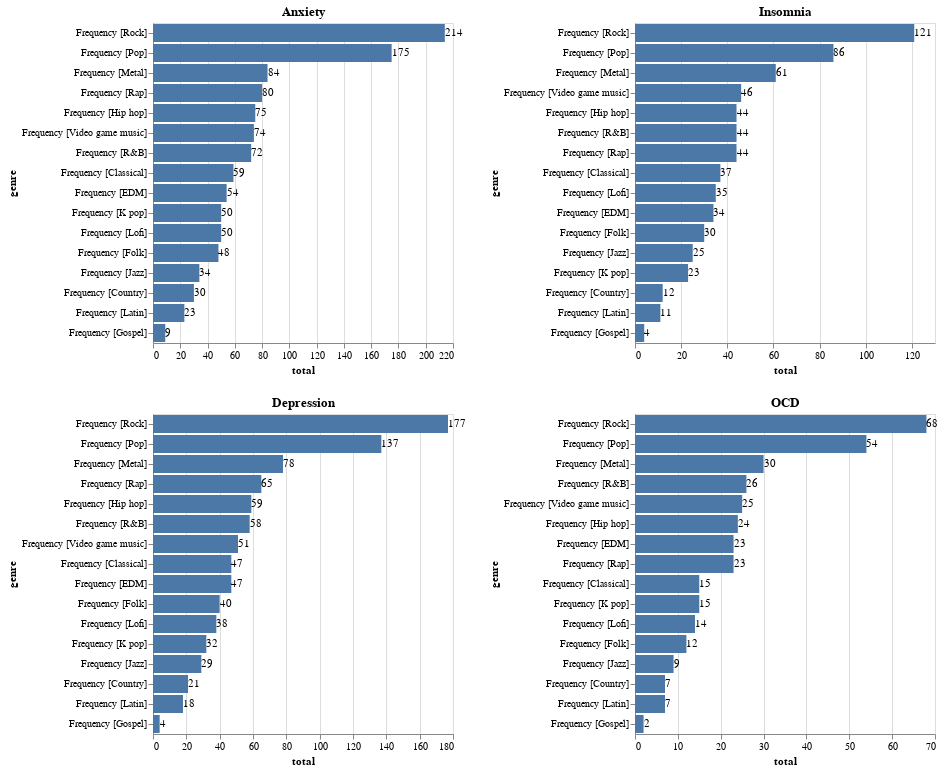

The notebook cell saved with this chart:
### Markdown cell above
## What music genres does people with high levels of anxiety, depression, insomnia and OCD listen to more frequently?

### Code cell
'''
Rock, Pop and Metal are the common genres between people with 
pathology levels higher than 5 points. This insight could mean
two statements.

1) Rock, Pop and Metal are just the most popular music genres
and that fact makes them the easy to be choose between people
with any type of disorder.
2) Rock, Pop and Metal has a negative impact in people mental
health.
'''

anxietyCount = graphPeopleByPathologyAndMusicGenre(dataset=dataset,
                                                    pathologyThreshold=5,
                                                    pathologyName="Anxiety")

depressionCount = graphPeopleByPathologyAndMusicGenre(dataset=dataset,
                                                    pathologyThreshold=5,
                                                    pathologyName="Depression")

insomniaCount = graphPeopleByPathologyAndMusicGenre(dataset=dataset,
                                                    pathologyThreshold=5,
                                                    pathologyName="Insomnia")

ocdCount = graphPeopleByPathologyAndMusicGenre(dataset=dataset,
                                                    pathologyThreshold=5,
                                                    pathologyName="OCD")

# Concatenate charts 
pathologiesGeneralChart = anxietyCount & depressionCount | insomniaCount & ocdCount

# Show general chart
pathologiesGeneralChart

### Figure 1 — Vega-Lite specification as saved in the notebook (floating-point values rounded to 4 significant figures)
{"config": {"view": {"continuousWidth": 300, "continuousHeight": 300}}, "hconcat": [{"vconcat": [{"layer": [{"mark": {"type": "bar"}, "encoding": {"x": {"field": "total", "type": "quantitative"}, "y": {"field": "genre", "sort": "-x", "type": "nominal"}}, "title": "Anxiety"}, {"mark": {"type": "text", "align": "left", "baseline": "middle"}, "encoding": {"text": {"field": "total", "type": "quantitative"}, "x": {"field": "total", "type": "quantitative"}, "y": {"field": "genre", "sort": "-x", "type": "nominal"}}, "title": "Anxiety"}], "data": {"name": "data-c828477ffba27be92d6ba622729cdd48"}}, {"layer": [{"mark": {"type": "bar"}, "encoding": {"x": {"field": "total", "type": "quantitative"}, "y": {"field": "genre", "sort": "-x", "type": "nominal"}}, "title": "Depression"}, {"mark": {"type": "text", "align": "left", "baseline": "middle"}, "encoding": {"text": {"field": "total", "type": "quantitative"}, "x": {"field": "total", "type": "quantitative"}, "y": {"field": "genre", "sort": "-x", "type": "nominal"}}, "title": "Depression"}], "data": {"name": "data-86ad1e2ca639464908765873f90859e6"}}]}, {"vconcat": [{"layer": [{"mark": {"type": "bar"}, "encoding": {"x": {"field": "total", "type": "quantitative"}, "y": {"field": "genre", "sort": "-x", "type": "nominal"}}, "title": "Insomnia"}, {"mark": {"type": "text", "align": "left", "baseline": "middle"}, "encoding": {"text": {"field": "total", "type": "quantitative"}, "x": {"field": "total", "type": "quantitative"}, "y": {"field": "genre", "sort": "-x", "type": "nominal"}}, "title": "Insomnia"}], "data": {"name": "data-6894d9a48a7926791ec849ae28804c14"}}, {"layer": [{"mark": {"type": "bar"}, "encoding": {"x": {"field": "total", "type": "quantitative"}, "y": {"field": "genre", "sort": "-x", "type": "nominal"}}, "title": "OCD"}, {"mark": {"type": "text", "align": "left", "baseline": "middle"}, "encoding": {"text": {"field": "total", "type": "quantitative"}, "x": {"field": "total", "type": "quantitative"}, "y": {"field": "genre", "sort": "-x", "type": "nominal"}}, "title": "OCD"}], "data": {"name": "data-86318cf56ab83a8c39879f02783cd507"}}]}], "$schema": "https://vega.github.io/schema/vega-lite/v5.15.1.json", "datasets": {"data-c828477ffba27be92d6ba622729cdd48": [{"genre": "Frequency [Classical]", "total": 59}, {"genre": "Frequency [Country]", "total": 30}, {"genre": "Frequency [EDM]", "total": 54}, {"genre": "Frequency [Folk]", "total": 48}, {"genre": "Frequency [Gospel]", "total": 9}, {"genre": "Frequency [Hip hop]", "total": 75}, {"genre": "Frequency [Jazz]", "total": 34}, {"genre": "Frequency [K pop]", "total": 50}, {"genre": "Frequency [Latin]", "total": 23}, {"genre": "Frequency [Lofi]", "total": 50}, {"genre": "Frequency [Metal]", "total": 84}, {"genre": "Frequency [Pop]", "total": 175}, {"genre": "Frequency [R&B]", "total": 72}, {"genre": "Frequency [Rap]", "total": 80}, {"genre": "Frequency [Rock]", "total": 214}, {"genre": "Frequency [Video game music]", "total": 74}], "data-86ad1e2ca639464908765873f90859e6": [{"genre": "Frequency [Classical]", "total": 47}, {"genre": "Frequency [Country]", "total": 21}, {"genre": "Frequency [EDM]", "total": 47}, {"genre": "Frequency [Folk]", "total": 40}, {"genre": "Frequency [Gospel]", "total": 4}, {"genre": "Frequency [Hip hop]", "total": 59}, {"genre": "Frequency [Jazz]", "total": 29}, {"genre": "Frequency [K pop]", "total": 32}, {"genre": "Frequency [Latin]", "total": 18}, {"genre": "Frequency [Lofi]", "total": 38}, {"genre": "Frequency [Metal]", "total": 78}, {"genre": "Frequency [Pop]", "total": 137}, {"genre": "Frequency [R&B]", "total": 58}, {"genre": "Frequency [Rap]", "total": 65}, {"genre": "Frequency [Rock]", "total": 177}, {"genre": "Frequency [Video game music]", "total": 51}], "data-6894d9a48a7926791ec849ae28804c14": [{"genre": "Frequency [Classical]", "total": 37}, {"genre": "Frequency [Country]", "total": 12}, {"genre": "Frequency [EDM]", "total": 34}, {"genre": "Frequency [Folk]", "total": 30}, {"genre": "Frequency [Gospel]", "total": 4}, {"genre": "Frequency [Hip hop]", "total": 44}, {"genre": "Frequency [Jazz]", "total": 25}, {"genre": "Frequency [K pop]", "total": 23}, {"genre": "Frequency [Latin]", "total": 11}, {"genre": "Frequency [Lofi]", "total": 35}, {"genre": "Frequency [Metal]", "total": 61}, {"genre": "Frequency [Pop]", "total": 86}, {"genre": "Frequency [R&B]", "total": 44}, {"genre": "Frequency [Rap]", "total": 44}, {"genre": "Frequency [Rock]", "total": 121}, {"genre": "Frequency [Video game music]", "total": 46}], "data-86318cf56ab83a8c39879f02783cd507": [{"genre": "Frequency [Classical]", "total": 15}, {"genre": "Frequency [Country]", "total": 7}, {"genre": "Frequency [EDM]", "total": 23}, {"genre": "Frequency [Folk]", "total": 12}, {"genre": "Frequency [Gospel]", "total": 2}, {"genre": "Frequency [Hip hop]", "total": 24}, {"genre": "Frequency [Jazz]", "total": 9}, {"genre": "Frequency [K pop]", "total": 15}, {"genre": "Frequency [Latin]", "total": 7}, {"genre": "Frequency [Lofi]", "total": 14}, {"genre": "Frequency [Metal]", "total": 30}, {"genre": "Frequency [Pop]", "total": 54}, {"genre": "Frequency [R&B]", "total": 26}, {"genre": "Frequency [Rap]", "total": 23}, {"genre": "Frequency [Rock]", "total": 68}, {"genre": "Frequency [Video game music]", "total": 25}]}}
